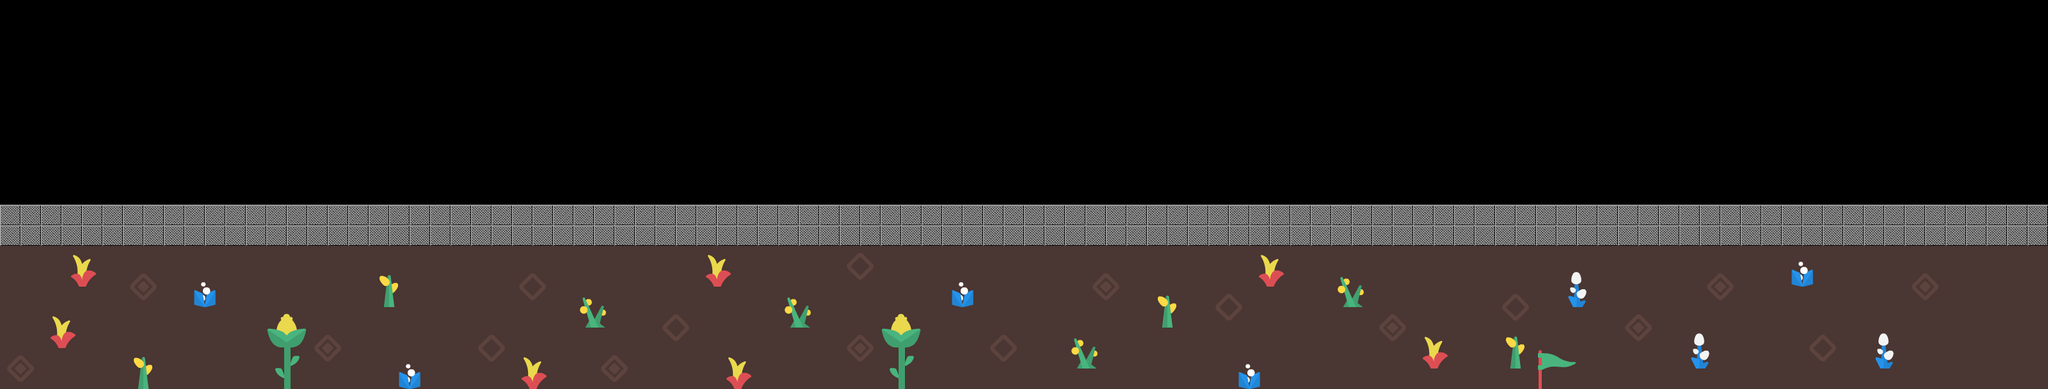

Below is a game level as drawn by its tile map, then a one-line description and the .tmx that defines it (tile-layer data replaced by summaries):
An orthogonal 100x19 tile map with 32x32 px tiles, 3 tile layers (terrain, decoration, meta), 2 tilesets and 23 objects (player, monster_01, boss, remonster_01, remonster_02, ...).

<map version="1.2" tiledversion="1.2.0" orientation="orthogonal" renderorder="left-down" width="100" height="19" tilewidth="32" tileheight="32" infinite="0" nextlayerid="5" nextobjectid="24">
 <tileset firstgid="1" source="tilesheet_complete.tsx" />
 <tileset firstgid="1057" source="block.tsx" />
 <layer id="1" name="terrain" width="100" height="19">
  <data>[1900 cells, 900 non-empty, 16 distinct tile ids]</data>
 </layer>
 <layer id="2" name="decoration" width="100" height="19">
  <data>[1900 cells, 184 non-empty, 40 distinct tile ids]</data>
 </layer>
 <objectgroup id="3" name="objects">
  <object id="1" name="player" x="50" y="510">
   <point />
  </object>
  <object id="2" name="monster_01" x="614" y="446">
   <point />
  </object>
  <object id="3" name="boss" x="3055" y="510">
   <point />
  </object>
  <object id="4" name="remonster_01" x="3126" y="442">
   <point />
  </object>
  <object id="5" name="remonster_02" x="3120" y="512">
   <point />
  </object>
  <object id="6" name="remonster_03" x="3120" y="574">
   <point />
  </object>
  <object id="7" name="monster_02" x="790" y="568">
   <point />
  </object>
  <object id="8" name="monster_03" x="988" y="470">
   <point />
  </object>
  <object id="9" name="monster_04" x="1100" y="566">
   <point />
  </object>
  <object id="10" name="monster_05" x="1394" y="434">
   <point />
  </object>
  <object id="11" name="monster_06" x="1738" y="516">
   <point />
  </object>
  <object id="12" name="monster_07" x="1412" y="524">
   <point />
  </object>
  <object id="13" name="monster_08" x="1870" y="452">
   <point />
  </object>
  <object id="14" name="monster_09" x="1754" y="480">
   <point />
  </object>
  <object id="15" name="monster_10" x="2004" y="548">
   <point />
  </object>
  <object id="16" name="door" x="2376" y="496">
   <point />
  </object>
  <object id="17" name="scene_item_lever_rod" x="1315" y="596.333">
   <point />
  </object>
  <object id="18" name="scene_item_lever_stone" x="1467" y="403">
   <point />
  </object>
  <object id="19" name="scene_item_lever_fulcrum" x="1308" y="501">
   <point />
  </object>
  <object id="20" name="scene_item_railgun_barrel" x="1713" y="482">
   <point />
  </object>
  <object id="21" name="scene_item_railgun_power_box" x="1691" y="514">
   <point />
  </object>
  <object id="22" name="scene_item_railgun_shell" x="1736" y="466">
   <point />
  </object>
  <object id="23" name="scene_item_railgun_battery" x="1590" y="560">
   <point />
  </object>
 </objectgroup>
 <layer id="4" name="meta" width="100" height="19">
  <data>[1900 cells, 200 non-empty, 1 distinct tile ids]</data>
 </layer>
</map>
